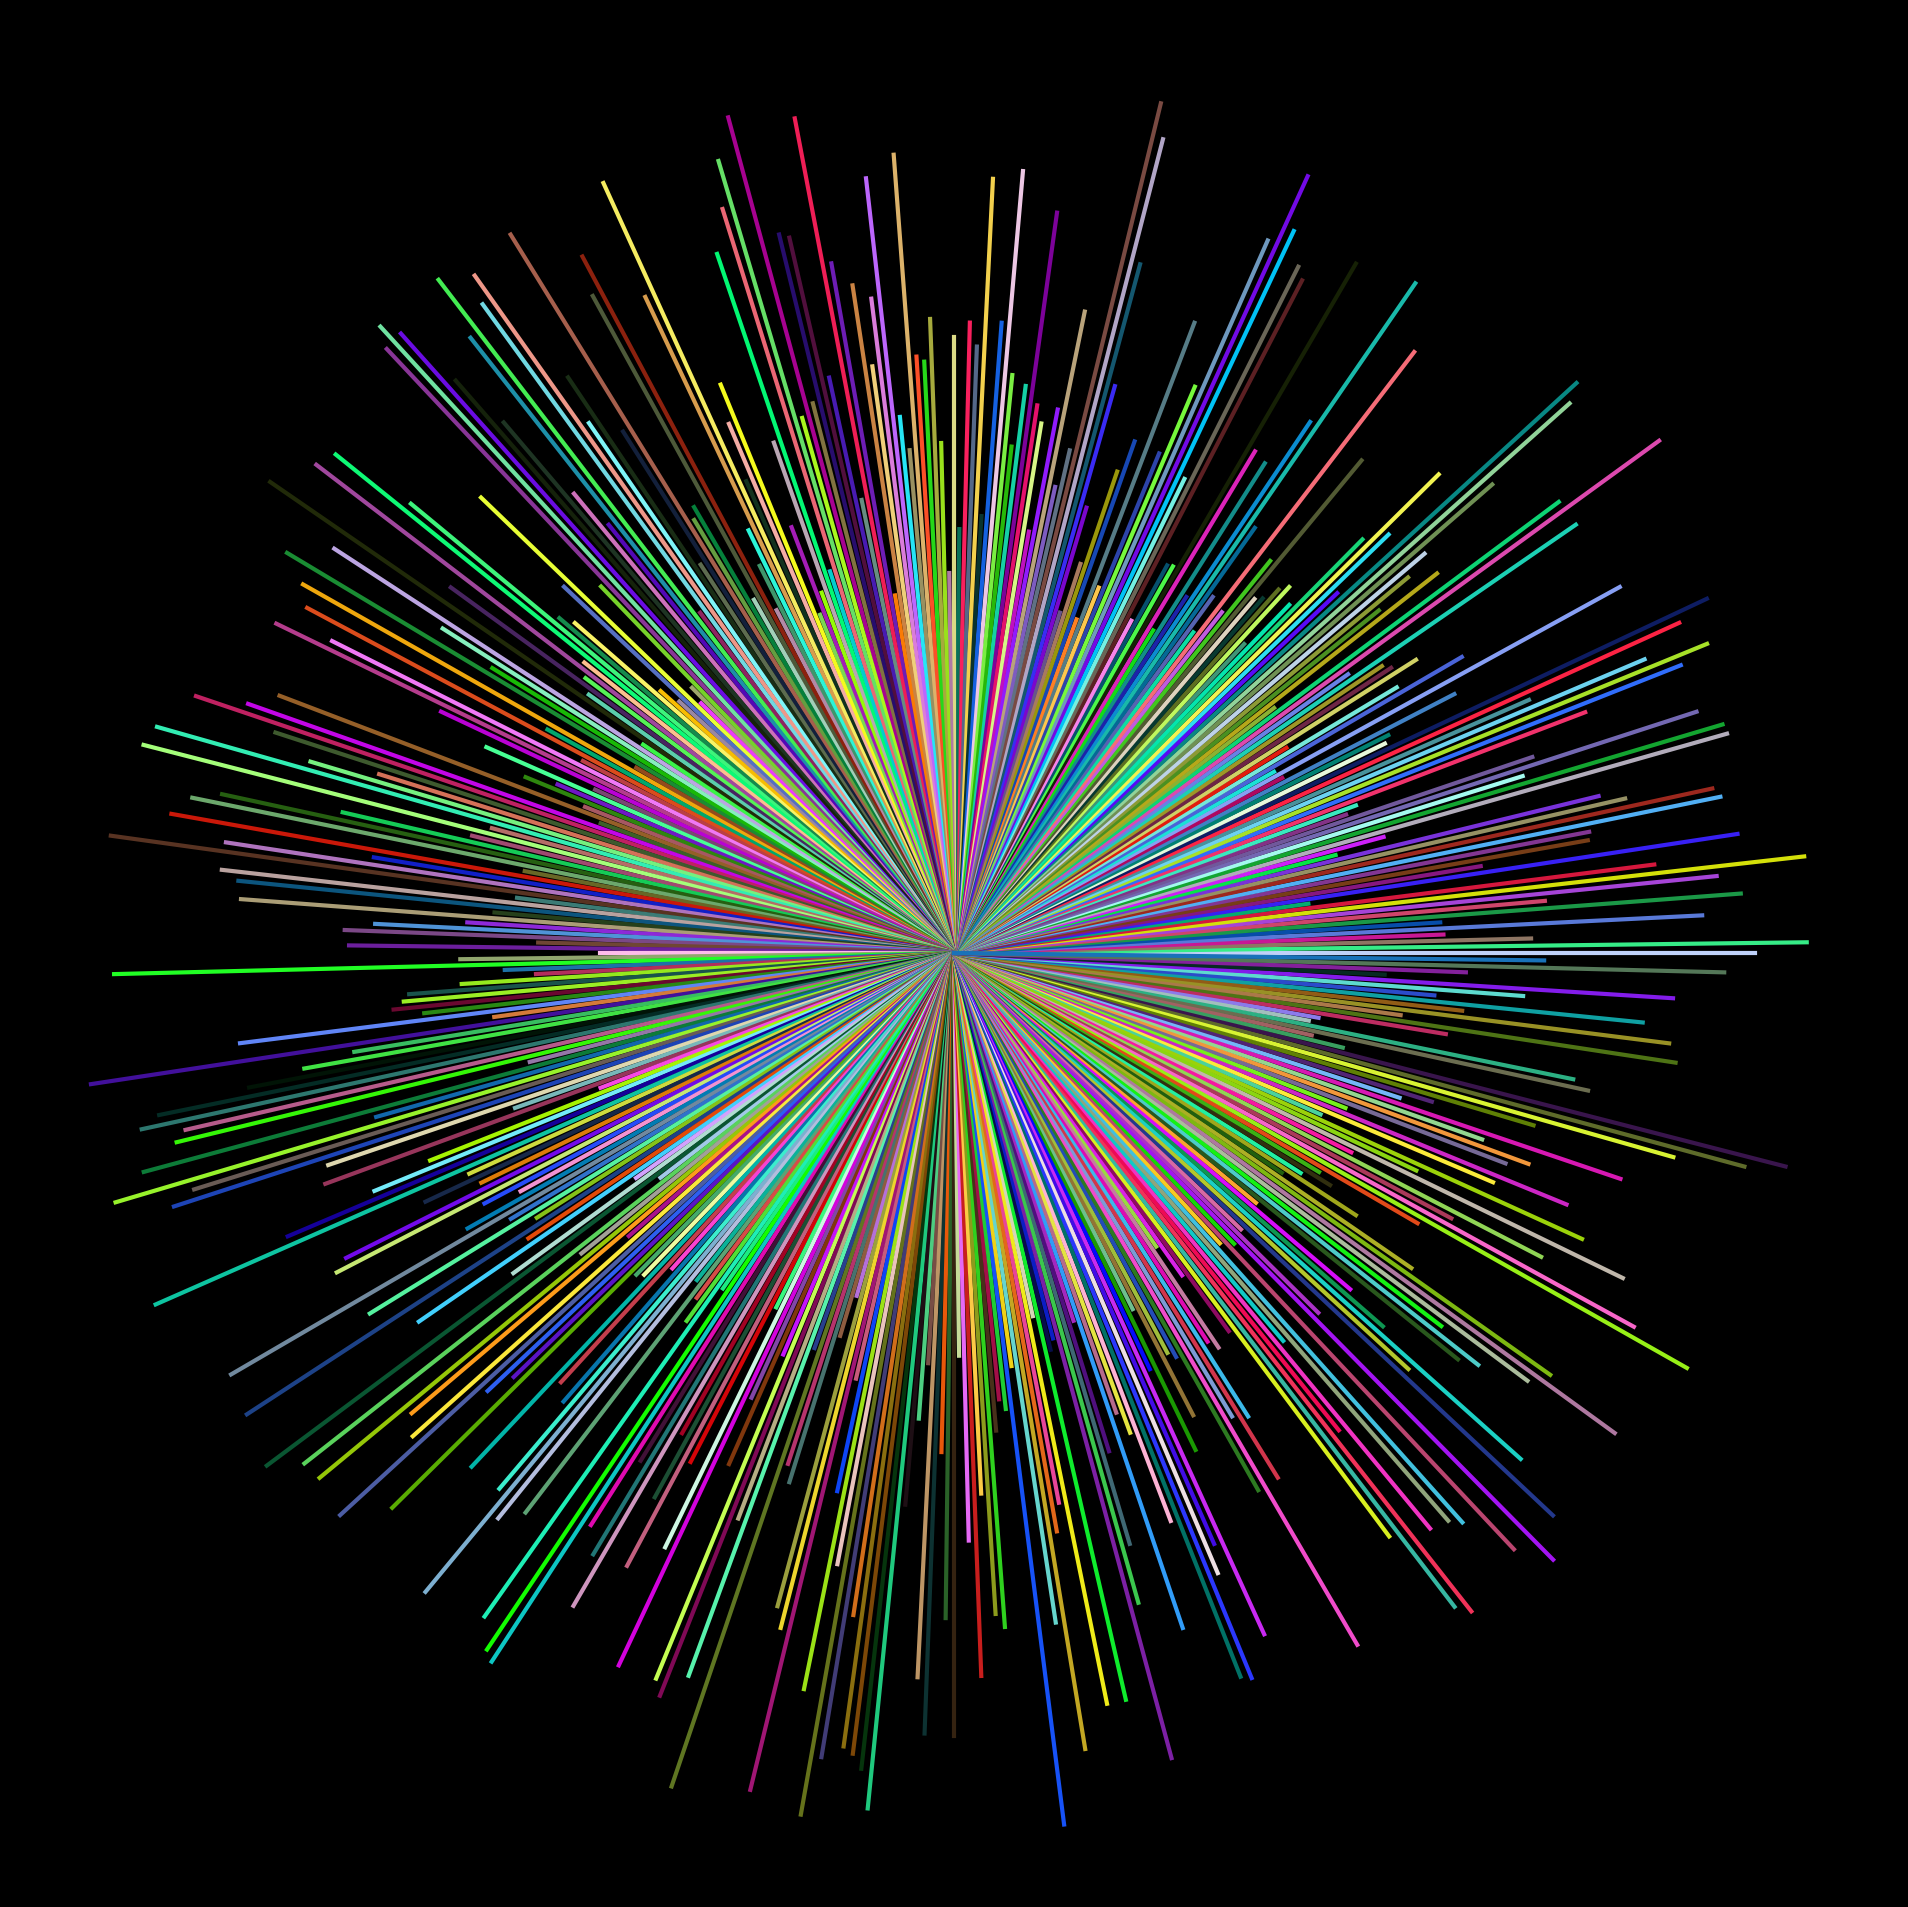

This figure's Python source:
import matplotlib.pyplot as plt
import numpy as np
import random

def generate_radial_diagram():
    """
    Generates a colorful radial diagram with lines radiating outward in all directions.
    """
    # Create a figure and axis
    fig, ax = plt.subplots(figsize=(8, 8), subplot_kw={'projection': 'polar'})

    # Number of lines
    num_lines = 500

    # Generate lines
    for _ in range(num_lines):
        # Random angle in radians
        angle = random.uniform(0, 2 * np.pi)

        # Random line length
        length = random.uniform(0.4, 1.0)

        # Random color
        color = (random.random(), random.random(), random.random())

        # Draw the line from center to outer point
        ax.plot([angle, angle], [0, length], color=color, lw=0.8)

    # Hide grid, ticks, and spines
    ax.grid(False)
    ax.set_xticks([])
    ax.set_yticks([])
    ax.spines['polar'].set_visible(False)

    # Set background color
    ax.set_facecolor('black')

    # Show the plot
    plt.show()

# Run the function
generate_radial_diagram()
